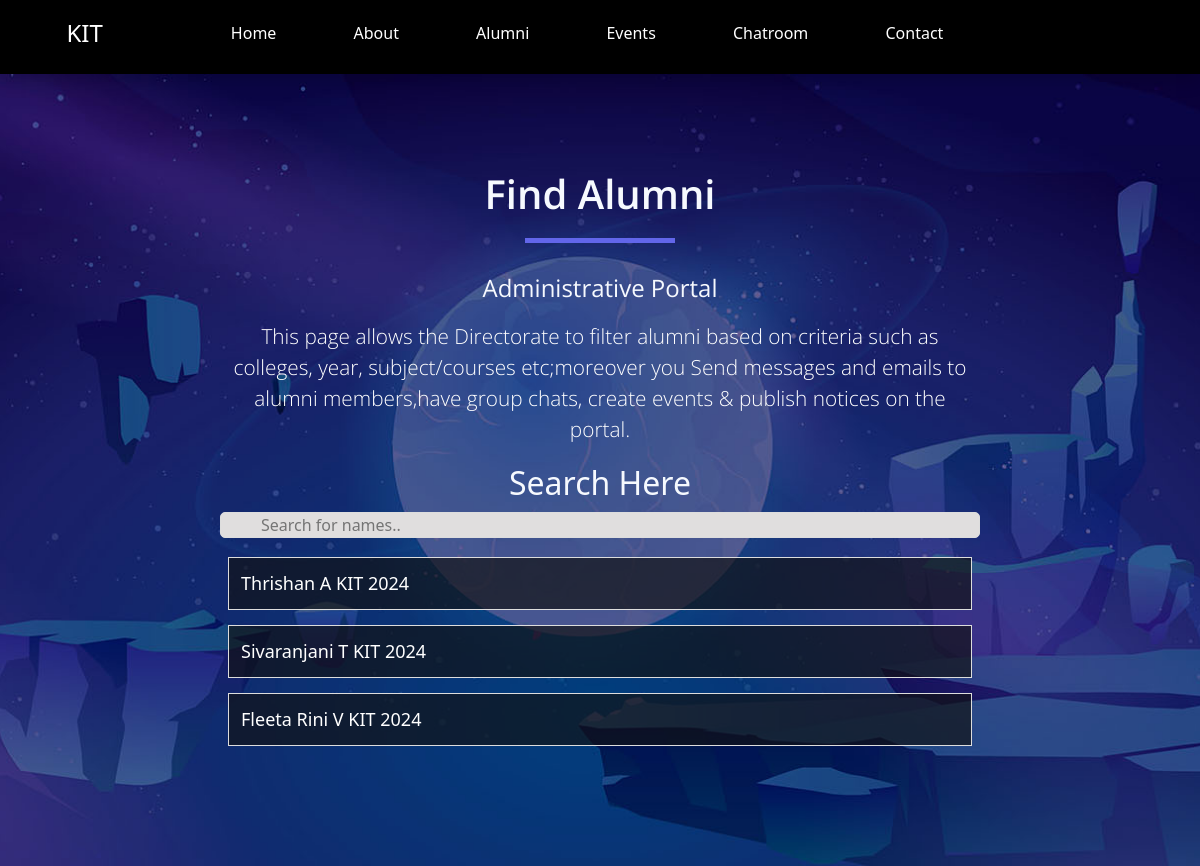
Screenshot of /alumni_s/ (signed in) with the database file from the repository.
### Student/models.py (models this page shows, shortened)
class Profile(models.Model):
    about_me=models.CharField(max_length=200)
    currently_working=models.CharField(max_length=200)
    previously_working=models.CharField(max_length=200)
    first_name=models.CharField(max_length=200)
    last_name=models.CharField(max_length=200)
    college=models.CharField(max_length=200)
    degree=models.CharField(max_length=200)
    branch=models.CharField(max_length=200)
    email=models.EmailField(max_length=50)
    graduation_year=models.IntegerField()
    number=models.IntegerField()

### Student/views.py (the view)
# urls.py: path("alumni_s/",views.alumni1,name="Alumni1"),
def alumni1(request):
      alumni1=Profile.objects.all()
      return render(request,"alumni1.html",{"alumni":alumni1})

### Student/templates/alumni1.html (shortened to what this page needs)
{% load static %}
{% if user.is_authenticated %}
<!DOCTYPE html>
<html lang="en">
<head>
    <link href="{% static 'assets/css/bootstrap.min.css'%}" rel="stylesheet">
    <link href="{% static 'assets/css/boxicon.min.css'%}" rel="stylesheet">
    <link rel="stylesheet" href="{% static 'assets/css/templatemo.css'%}">
    <link rel="stylesheet" href="{% static 'assets/css/custom.css'%}">
</head>
<body>
      <nav id="main_nav" class="navbar navbar-expand-lg navbar-light bg-white shadow">
        <div class="container d-flex justify-content-between align-items-center">
            <a class="navbar-brand h1" href="{% url 'Student Home' %}">
                <i class='bx bx-buildings bx-sm text-dark'></i>
                <span class="text-dark h4">KIT</span>
            </a>
            <div class="align-self-center collapse navbar-collapse flex-fill  d-lg-flex justify-content-lg-between" id="navbar-toggler-success">
                <div class="flex-fill mx-xl-5 mb-2">
                    <ul class="nav navbar-nav d-flex justify-content-between mx-xl-5 text-center text-dark">
                        <li class="nav-item">
                            <a class="nav-link btn-outline-primary rounded-pill px-3" href="{% url 'Student Home' %}">Home</a>
                        </li>
                        <li class="nav-item">
                            <a class="nav-link btn-outline-primary rounded-pill px-3" href="{% url 'About' %}">About</a>
                        </li>
                        <li class="nav-item">
                            <a class="nav-link btn-outline-primary rounded-pill px-3" href="{% url 'Alumni' %}">Alumni</a>
                        </li>
                        <li class="nav-item">
                            <a class="nav-link btn-outline-primary rounded-pill px-3" href="{% url 'Events' %}">Events</a>
                        </li>
                        <li class="nav-item">
                            <a class="nav-link btn-outline-primary rounded-pill px-3" href="{% url 'ChatBox' %}">Chatroom</a>
                        </li>
                        <li class="nav-item">
                            <a class="nav-link btn-outline-primary rounded-pill px-3" href="{% url 'Contact' %}">Contact</a>
                        </li>
                    </ul>
                </div>
                <div class="navbar align-self-center d-flex">
                    <a class="nav-link" href="{% url 'logout' %}"><i class='bx bx-log-out bx-sm text-primary'></i></a>
                    <a class="nav-link" href="{% url 'Profile' %}"><i class='bx bx-user-circle bx-sm text-primary'></i></a>
                </div>
            </div>
        </div>
    </nav>
    <div id="work_banner" class="banner-wrapper bg-light w-100 py-5">
        <div class="banner-vertical-center-work container text-light d-flex justify-content-center align-items-center py-5 p-0">
            <div class="banner-content col-lg-8 col-12 m-lg-auto text-center">
                <h1 class="banner-heading h2 display-3 pb-5 semi-bold-600 typo-space-line-center">Find Alumni</h1>
                <h3 class="h4 pb-2 regular-400">Administrative Portal</h3>
                <p class="banner-body pb-2 light-300">
                    This page allows the Directorate to filter alumni based on criteria such as colleges, year, subject/courses etc;moreover you Send messages and emails to alumni members,have group chats, create events & publish notices on the portal.
                </p>
                <h2>Search Here</h2>
        <input type="text" id="myInput" class="searchbar" onkeyup="myFunction()" placeholder="Search for names..">
       <div class="table">
        <ul id="myUL">
          {% for a in alumni %}
          <div class="listitem"> <li><a href="mailto:{{a.email}}">{{a.first_name}} {{a.last_name}} {{a.college}} {{a.graduation_year}}  </a></li> </div>
          {% endfor %}
          </ul>
            </div>
        </div>
    </div>
</body>
</html>
{% endif %}

### Directorate/static/assets/css/templatemo.css (style rules this page uses)
html { font-family: "Open Sans", sans-serif; }
p, a { font-weight: 400; }
.h2 { font-size: 40px; }
.light-300 { font-family: "Open Sans", sans-serif !important; font-weight: 300; }
.regular-400 { font-family: "Open Sans", sans-serif !important; font-weight: 400; }
.semi-bold-600 { font-family: "Open Sans", sans-serif !important; font-weight: 600; }
.typo-space-line::after, .typo-space-line-center::after { content: ""; width: 150px; display: block; position: absolute; border-bottom: 5px solid #6266ea; padding-top: 0.5em; }
.typo-space-line-center::after { left: 50%; margin-left: -75px; }
#work_banner { background-image: url("./../img/banner-bg-02.jpg"); background-position: center center; background-size: cover; height: 100%; width: 100%; }
.searchbar { width: 30rem; padding: 20px; margin-bottom: 20px; }
#myInput { background-image: url('/css/searchicon.png'); background-position: 10px 12px; background-repeat: no-repeat; width: 100%; font-size: 16px; padding: 12px 20px 12px 40px; border: 1px solid #ddd; margin-bottom: 12px; }
#myUL { list-style-type: none; padding: 0; margin: 0; }
#myUL li a { border: 1px solid #ddd; margin-top: -1px; background-color: #f6f6f6; padding: 12px; text-decoration: none; font-size: 18px; color: white; display: flex; flex-direction: row; background-color: #121212a9; }
.listitem li a { display: flex; flex-direction: column; background-color: darkgreen; }
p,.radio { color: #fff; font-size: 1.3em; justify-content:center; margin: 10px; font-weight: bold; cursor: pointer; transition: .5s ease-in-out; }
input,select { width: 40%; height: 20px; background: #e0dede; cursor: pointer; display: flex; margin: 10px auto; padding: 10px; border: none; outline: none; border-radius: 5px; }

### rows the page displays
Profile: first_name "Thrishan", last_name "A", college "KIT", graduation_year "2024"
Profile: first_name "Sivaranjani", last_name "T", college "KIT", graduation_year "2024"
Profile: first_name "Fleeta Rini", last_name "V", college "KIT", graduation_year "2024"
